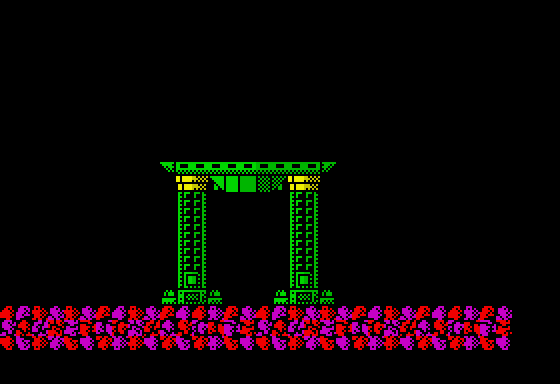

The image is a tile-based game level rendered from a .tmx file. Its description and source (layers, tilesets, objects; grid data summarised) follow:
An orthogonal 35x24 tile map with 16x16 px tiles, 3 tile layers (Stars, Tile Layer 1, Tile Layer 2), 1 hidden layer not drawn, 33 tilesets and 11 objects (6x light, 2x rocket, vitorc, grenade_pack, bubble_creator).

<map version="1.0" orientation="orthogonal" width="35" height="24" tilewidth="16" tileheight="16">
 <properties>
  <property name="background_color" value="#000000" />
  <property name="nextLevel" value="L02S21" />
 </properties>
 <tileset firstgid="1" name="tiles" tilewidth="16" tileheight="16">
  <image source="../images/tiles.gif" width="240" height="512" />
 </tileset>
 <tileset firstgid="481" name="metatiles" tilewidth="16" tileheight="16">
  <image source="../images/metatiles.gif" width="128" height="16" />
  <tile id="0">
   <properties>
    <property name="type" value="solid" />
   </properties>
  </tile>
 </tileset>
 <tileset firstgid="489" name="ship" tilewidth="176" tileheight="128">
  <image source="../images/ship.gif" width="176" height="128" />
 </tileset>
 <tileset firstgid="490" name="ship_fire" tilewidth="16" tileheight="32">
  <image source="../images/ship_fire.gif" width="48" height="128" />
 </tileset>
 <tileset firstgid="502" name="light" tilewidth="16" tileheight="16">
  <image source="../images/light.gif" width="128" height="32" />
 </tileset>
 <tileset firstgid="518" name="vitorc" tilewidth="48" tileheight="64">
  <image source="../images/vitorc.gif" width="528" height="64" />
 </tileset>
 <tileset firstgid="529" name="turret" tilewidth="96" tileheight="80">
  <image source="../images/turret.gif" width="96" height="80" />
 </tileset>
 <tileset firstgid="530" name="cocoon" tilewidth="80" tileheight="128">
  <image source="../images/cocoon.gif" width="80" height="128" />
 </tileset>
 <tileset firstgid="531" name="radar" tilewidth="80" tileheight="128">
  <image source="../images/radar.gif" width="80" height="128" />
 </tileset>
 <tileset firstgid="532" name="rocket" tilewidth="64" tileheight="96">
  <image source="../images/rocket.gif" width="64" height="96" />
 </tileset>
 <tileset firstgid="533" name="grenade_pack" tilewidth="32" tileheight="32">
  <image source="../images/grenade_pack.gif" width="32" height="32" />
 </tileset>
 <tileset firstgid="534" name="teleport" tilewidth="64" tileheight="96">
  <image source="../images/teleport.gif" width="512" height="96" />
 </tileset>
 <tileset firstgid="542" name="piston" tilewidth="48" tileheight="64">
  <image source="../images/piston.gif" width="48" height="64" />
 </tileset>
 <tileset firstgid="543" name="bubble" tilewidth="32" tileheight="32">
  <image source="../images/bubble.gif" width="96" height="192" />
 </tileset>
 <tileset firstgid="561" name="rocks" tilewidth="16" tileheight="16">
  <image source="../images/rocks.gif" width="512" height="48" />
 </tileset>
 <tileset firstgid="657" name="incubator" tilewidth="64" tileheight="96">
  <image source="../images/incubator.gif" width="64" height="96" />
 </tileset>
 <tileset firstgid="658" name="ammo_pack" tilewidth="32" tileheight="32">
  <image source="../images/ammo_pack.gif" width="32" height="32" />
 </tileset>
 <tileset firstgid="659" name="double_launcher" tilewidth="64" tileheight="48">
  <image source="../images/double_launcher.gif" width="64" height="48" />
 </tileset>
 <tileset firstgid="660" name="mine" tilewidth="32" tileheight="16">
  <image source="../images/mine.gif" width="32" height="16" />
 </tileset>
 <tileset firstgid="661" name="missile_guidance" tilewidth="64" tileheight="64">
  <image source="../images/missile_guidance.gif" width="64" height="64" />
 </tileset>
 <tileset firstgid="662" name="gate" tilewidth="16" tileheight="16">
  <image source="../images/gate.gif" width="176" height="144" />
 </tileset>
 <tileset firstgid="761" name="interceptor" tilewidth="32" tileheight="32">
  <image source="../images/interceptor.gif" width="96" height="192" />
 </tileset>
 <tileset firstgid="779" name="jellyfish" tilewidth="32" tileheight="32">
  <image source="../images/jellyfish.gif" width="96" height="192" />
 </tileset>
 <tileset firstgid="797" name="egg" tilewidth="16" tileheight="16">
  <image source="../images/egg.png" width="32" height="16" />
 </tileset>
 <tileset firstgid="799" name="waggon" tilewidth="64" tileheight="80">
  <image source="../images/waggon.gif" width="64" height="80" />
 </tileset>
 <tileset firstgid="800" name="combined_launcher_top" tilewidth="80" tileheight="32">
  <image source="../images/combined_launcher_top.gif" width="80" height="32" />
 </tileset>
 <tileset firstgid="801" name="combined_launcher_bottom" tilewidth="96" tileheight="32">
  <image source="../images/combined_launcher_bottom.gif" width="96" height="32" />
 </tileset>
 <tileset firstgid="802" name="square_light" tilewidth="16" tileheight="16">
  <image source="../images/square_light.gif" width="128" height="16" />
 </tileset>
 <tileset firstgid="810" name="discharge" tilewidth="64" tileheight="32">
  <image source="../images/discharge.gif" width="320" height="256" />
 </tileset>
 <tileset firstgid="850" name="fungus" tilewidth="48" tileheight="64">
  <image source="../images/fungus.gif" width="48" height="64" />
 </tileset>
 <tileset firstgid="851" name="louse" tilewidth="32" tileheight="32">
  <image source="../images/louse.gif" width="96" height="192" />
 </tileset>
 <tileset firstgid="869" name="beam" tilewidth="16" tileheight="256">
  <image source="../images/beam.gif" width="128" height="256" />
 </tileset>
 <tileset firstgid="877" name="gate" tilewidth="176" tileheight="144">
  <image source="../images/gate.gif" width="176" height="144" />
 </tileset>
 <layer name="Stars" width="35" height="24">
  <data>[840 cells, 0 non-empty, 0 distinct tile ids]</data>
 </layer>
 <objectgroup name="Object Layer 3" width="35" height="24" />
 <layer name="Tile Layer 1" width="35" height="24">
  <data>[840 cells, 64 non-empty, 1 distinct tile ids]</data>
 </layer>
 <objectgroup color="#a41e0c" name="Object Layer 1" width="35" height="24">
  <object name="vitorc" gid="518" x="0" y="304" />
  <object name="light" gid="502" x="240" y="160">
   <properties>
    <property name="placement" value="floor" />
   </properties>
  </object>
  <object name="light" gid="510" x="256" y="208">
   <properties>
    <property name="placement" value="ceiling" />
   </properties>
  </object>
  <object name="light" gid="502" x="304" y="160">
   <properties>
    <property name="placement" value="floor" />
   </properties>
  </object>
  <object name="light" gid="510" x="224" y="208">
   <properties>
    <property name="placement" value="ceiling" />
   </properties>
  </object>
  <object name="light" gid="502" x="160" y="160">
   <properties>
    <property name="placement" value="floor" />
   </properties>
  </object>
  <object name="light" gid="510" x="240" y="208">
   <properties>
    <property name="placement" value="ceiling" />
   </properties>
  </object>
  <object name="grenade_pack" gid="533" x="224" y="304" />
  <object name="rocket" gid="532" x="80" y="304" />
  <object name="rocket" gid="532" x="336" y="304" />
  <object name="bubble_creator" gid="543" x="512" y="112" />
 </objectgroup>
 <objectgroup name="Object Layer 2" width="35" height="24" />
 <layer name="Tile Layer 2" width="35" height="24">
  <data>[840 cells, 97 non-empty, 97 distinct tile ids]</data>
 </layer>
 <objectgroup name="Object Layer 4" width="35" height="24" />
 <layer name="Collision" width="35" height="24" visible="0">
  <data>[840 cells, 32 non-empty, 1 distinct tile ids]</data>
 </layer>
</map>
